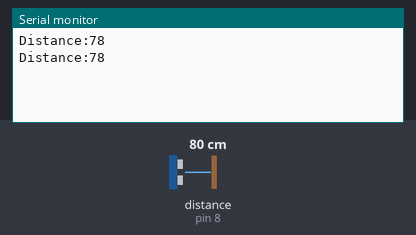
Bench run of a sketch on a simulated Arduino Uno, built with avr-gcc and run on an emulated ATmega328P. Shown: the last lines printed to the serial monitor. Wiring (inferred from the names in the program): ultrasonic range finder: trigger pin 7; echo pin 8. Inputs (shaded band) come from the test bench; at power-on: distance to the obstacle (sensor on pin 8) 80 cm. The echo pulse lasts 58.3 µs per cm.

Above: at 1.8 s.
1.9 s: distance to the obstacle (sensor on pin 8) set to 2 cm
At 2.4 s:
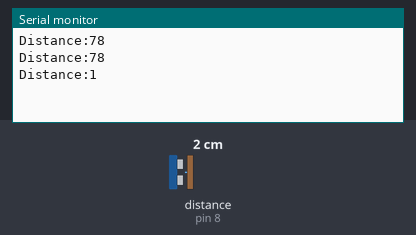
3.4 s: distance to the obstacle (sensor on pin 8) set to 4 cm
At 4.8 s:
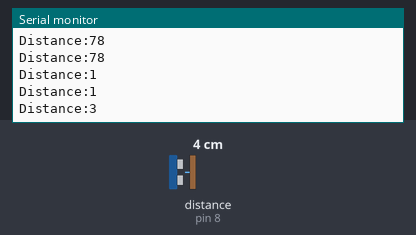
Timing chart, 0 to 6.4 s (numbered marks = the images above; inputs shaded):
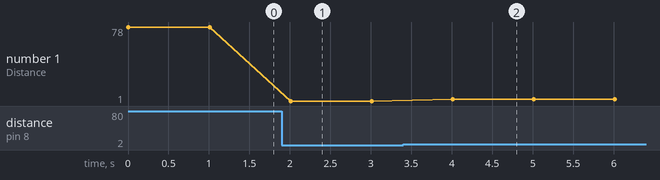

The sketch:

sketch_feb7a_copy_20250207122158.ino
```cpp
const int trigpin = 7;
const int echopin = 8;
long duration;
int distance;

void setup() {

  pinMode(trigpin, OUTPUT);
  pinMode(echopin, INPUT);
  Serial.begin(9600);
}

void loop() {

  digitalWrite(trigpin, LOW);
  delayMicroseconds(5);

  digitalWrite(trigpin, HIGH);
  delayMicroseconds(10);

  digitalWrite(trigpin, LOW);

  duration = pulseIn(echopin, HIGH);
  distance = duration * 0.034 / 2;

  Serial.print("Distance:");

  Serial.println(distance);
  delay(1000);
}
```

Measured:
- after the input at 1.9 s, the serial monitor: prints a new line after 0.11 s (image 1)
- after the input at 3.4 s, the serial monitor: prints a new line after 0.61 s (image 2)
- plotted number 1: 78 → 1 after the input at 1.9 s, 1 → 3 after the input at 3.4 s
